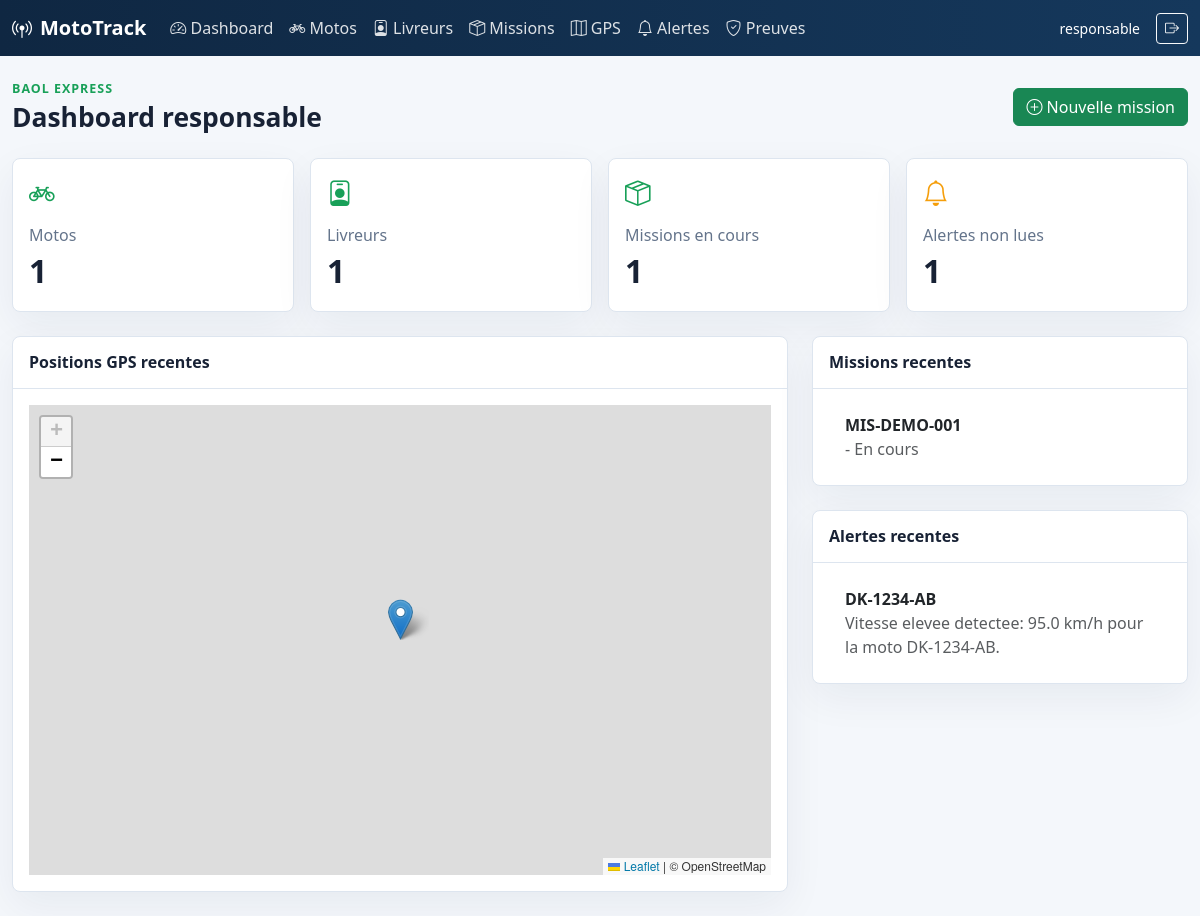
The app's page / (signed in) with its own data.
### parc/models.py (models this page shows, shortened)
class Mission(models.Model):
    STATUT_CHOICES = [
        ("planifiee", "Planifiee"),
        ("en_cours", "En cours"),
        ("terminee", "Terminee"),
        ("annulee", "Annulee"),
    ]
    reference = models.CharField(max_length=50, unique=True, blank=True)
    client_nom = models.CharField(max_length=150, default="")
    client_telephone = models.CharField(max_length=30, default="")
    adresse_livraison = models.CharField(max_length=255, default="")
    description_lieu = models.TextField(blank=True)
    description_colis = models.TextField(blank=True)
    latitude_destination = models.FloatField(blank=True, null=True)
    longitude_destination = models.FloatField(blank=True, null=True)
    otp_code = models.CharField(max_length=6, blank=True)
    livreur = models.ForeignKey(Livreur, on_delete=models.PROTECT, related_name="missions")
    moto = models.ForeignKey(Moto, on_delete=models.PROTECT, related_name="missions")
    statut = models.CharField(max_length=20, choices=STATUT_CHOICES, default="planifiee")
    date_creation = models.DateTimeField(auto_now_add=True)
    date_depart = models.DateTimeField(blank=True, null=True)
    date_fin = models.DateTimeField(blank=True, null=True)
    class Meta:
        ordering = ["-date_creation"]

class Alerte(models.Model):
    STATUT_CHOICES = [
        ("non_lue", "Non lue"),
        ("lue", "Lue"),
        ("traitee", "Traitee"),
    ]
    moto = models.ForeignKey(Moto, on_delete=models.CASCADE, related_name="alertes")
    mission = models.ForeignKey(Mission, on_delete=models.SET_NULL, blank=True, null=True, related_name="alertes")
    type_alerte = models.CharField(max_length=100)
    message = models.TextField()
    date_heure = models.DateTimeField(default=timezone.now)
    statut = models.CharField(max_length=20, choices=STATUT_CHOICES, default="non_lue")
    class Meta:
        ordering = ["-date_heure"]

class Moto(models.Model):
    ETAT_CHOICES = [
        ("disponible", "Disponible"),
        ("en_service", "En service"),
        ("maintenance", "Maintenance"),
        ("hors_service", "Hors service"),
    ]
    immatriculation = models.CharField(max_length=50, unique=True)
    marque = models.CharField(max_length=100)
    modele = models.CharField(max_length=100, blank=True)
    etat = models.CharField(max_length=20, choices=ETAT_CHOICES, default="disponible")
    class Meta:
        ordering = ["immatriculation"]
    def __str__(self):
        return self.immatriculation

### parc/views.py (the view)
# urls.py: path("", views.dashboard, name="dashboard"),
@responsable_required
def dashboard(request):
    latest_positions = get_latest_positions()
    context = {
        "motos_count": Moto.objects.count(),
        "livreurs_count": Livreur.objects.count(),
        "missions_count": Mission.objects.count(),
        "missions_en_cours_count": Mission.objects.filter(statut="en_cours").count(),
        "alertes_non_lues_count": Alerte.objects.filter(statut="non_lue").count(),
        "latest_positions_json": positions_to_map_json(latest_positions),
        "recent_missions": Mission.objects.select_related("livreur", "moto")[:5],
        "recent_alertes": Alerte.objects.select_related("moto", "mission")[:5],
    }
    return render(request, "parc/dashboard.html", context)

### parc/serializers.py (called while the page is built)
    def get_livreur(self, obj):
        affectation = obj.moto.affectations.filter(active=True).select_related("livreur").first()
        if not affectation:
            return None
        livreur = affectation.livreur
        return {
            "id": livreur.id,
            "nom_complet": f"{livreur.prenom} {livreur.nom}",
            "telephone": livreur.telephone,
        }

### parc/views.py (called while the page is built)
def responsable_required(view_func):
    @wraps(view_func)
    @login_required
    def wrapper(request, *args, **kwargs):
        if request.user.is_staff or request.user.is_superuser:
            return view_func(request, *args, **kwargs)
        if hasattr(request.user, "profil_livreur"):
            return redirect("livreur_dashboard")
        messages.error(request, "Votre compte n'a pas acces a l'espace responsable.")
        return redirect("login")
    return wrapper

def get_latest_positions():
    latest_ids = PositionGPS.objects.filter(moto=OuterRef("moto")).order_by("-date_heure").values("id")[:1]
    return (
        PositionGPS.objects.filter(id__in=Subquery(latest_ids))
        .select_related("moto")
        .prefetch_related("moto__affectations__livreur")
        .order_by("moto__immatriculation")
    )

def positions_to_map_json(positions):
    data = LatestPositionSerializer(positions, many=True).data
    return json.dumps(list(data), cls=DjangoJSONEncoder)

### templates/parc/dashboard.html (shortened to what this page needs)
{% extends "base.html" %}
{% block content %}
<div class="page-heading">
    <div>
        <p class="eyebrow">Baol Express</p>
        <h1>Dashboard responsable</h1>
    </div>
    <a class="btn btn-success" href="{% url 'mission_create' %}"><i class="bi bi-plus-circle"></i> Nouvelle mission</a>
</div>
<div class="row g-3 mb-4">
    <div class="col-md-3"><div class="stat-card"><i class="bi bi-bicycle"></i><span>Motos</span><strong>{{ motos_count }}</strong></div></div>
    <div class="col-md-3"><div class="stat-card"><i class="bi bi-person-badge"></i><span>Livreurs</span><strong>{{ livreurs_count }}</strong></div></div>
    <div class="col-md-3"><div class="stat-card"><i class="bi bi-box-seam"></i><span>Missions en cours</span><strong>{{ missions_en_cours_count }}</strong></div></div>
    <div class="col-md-3"><div class="stat-card danger"><i class="bi bi-bell"></i><span>Alertes non lues</span><strong>{{ alertes_non_lues_count }}</strong></div></div>
</div>
<div class="row g-4">
    <div class="col-xl-8">
        <div class="panel">
            <div class="panel-header"><h2>Positions GPS recentes</h2></div>
            <div id="map" class="map-large"></div>
        </div>
    </div>
    <div class="col-xl-4">
        <div class="panel mb-4">
            <div class="panel-header"><h2>Missions recentes</h2></div>
            <div class="list-group list-group-flush">
                {% for mission in recent_missions %}
                    <a class="list-group-item list-group-item-action" href="{% url 'mission_detail' mission.pk %}">
                        <strong>{{ mission.reference }}</strong><br>
                        <span class="text-muted">{{ mission.client_nom }} - {{ mission.get_statut_display }}</span>
                    </a>
                {% empty %}
                    <div class="list-group-item text-muted">Aucune mission.</div>
                {% endfor %}
            </div>
        </div>
        <div class="panel">
            <div class="panel-header"><h2>Alertes recentes</h2></div>
            <div class="list-group list-group-flush">
                {% for alerte in recent_alertes %}
                    <div class="list-group-item">
                        <strong>{{ alerte.moto }}</strong><br>
                        <span class="text-muted">{{ alerte.message }}</span>
                    </div>
                {% empty %}
                    <div class="list-group-item text-muted">Aucune alerte.</div>
                {% endfor %}
            </div>
        </div>
    </div>
</div>
{% endblock %}

### templates/base.html (shortened to what this page needs)
{% load static %}
<!doctype html>
<html lang="fr">
<head>
    <link href="https://cdn.jsdelivr.net/npm/bootstrap@5.3.3/dist/css/bootstrap.min.css" rel="stylesheet">
    <link href="https://cdn.jsdelivr.net/npm/bootstrap-icons@1.11.3/font/bootstrap-icons.css" rel="stylesheet">
    <link rel="stylesheet" href="https://unpkg.com/leaflet@1.9.4/dist/leaflet.css">
    <link rel="stylesheet" href="{% static 'css/mototrack.css' %}">
</head>
<body>
{% if user.is_authenticated %}
<nav class="navbar navbar-expand-lg app-navbar">
    <div class="container-fluid">
        <a class="navbar-brand fw-bold" href="{% url 'dashboard' %}">
            <i class="bi bi-broadcast-pin me-2"></i>MotoTrack
        </a>
        <div class="collapse navbar-collapse" id="navbarNav">
            <ul class="navbar-nav me-auto">
                {% if user.is_staff or user.is_superuser %}
                    <li class="nav-item"><a class="nav-link" href="{% url 'dashboard' %}"><i class="bi bi-speedometer2"></i> Dashboard</a></li>
                    <li class="nav-item"><a class="nav-link" href="{% url 'moto_list' %}"><i class="bi bi-bicycle"></i> Motos</a></li>
                    <li class="nav-item"><a class="nav-link" href="{% url 'livreur_list' %}"><i class="bi bi-person-badge"></i> Livreurs</a></li>
                    <li class="nav-item"><a class="nav-link" href="{% url 'mission_list' %}"><i class="bi bi-box-seam"></i> Missions</a></li>
                    <li class="nav-item"><a class="nav-link" href="{% url 'carte_gps' %}"><i class="bi bi-map"></i> GPS</a></li>
                    <li class="nav-item"><a class="nav-link" href="{% url 'alerte_list' %}"><i class="bi bi-bell"></i> Alertes</a></li>
                    <li class="nav-item"><a class="nav-link" href="{% url 'preuve_list' %}"><i class="bi bi-shield-check"></i> Preuves</a></li>
                {% else %}
                    <li class="nav-item"><a class="nav-link" href="{% url 'livreur_dashboard' %}"><i class="bi bi-phone"></i> Mes missions</a></li>
                {% endif %}
            </ul>
            <span class="navbar-text me-3 small">{{ user.username }}</span>
            <form method="post" action="{% url 'logout' %}">
                <button class="btn btn-outline-light btn-sm" type="submit"><i class="bi bi-box-arrow-right"></i></button>
            </form>
        </div>
    </div>
</nav>
{% endif %}
<main class="container-fluid app-shell py-4">
    {% block content %}{% endblock %}
</main>
</body>
</html>

### static/css/mototrack.css (style rules this page uses)
:root { --navy: #0f2742; --navy-2: #15385c; --green: #18a058; --orange: #f59e0b; --bg: #f4f7fb; --line: #dde5ef; }
body { background: var(--bg); color: #182235; }
.app-navbar { background: linear-gradient(90deg, var(--navy), var(--navy-2)); }
.app-navbar .navbar-brand, .app-navbar .nav-link, .app-navbar .navbar-text { color: #fff; }
.app-navbar .nav-link { opacity: .86; }
.app-shell { max-width: 1440px; }
.page-heading { align-items: center; display: flex; justify-content: space-between; gap: 1rem; margin-bottom: 1.5rem; }
.page-heading h1 { font-size: 1.65rem; font-weight: 800; margin: 0; }
.eyebrow { color: var(--green); font-size: .78rem; font-weight: 800; letter-spacing: .08em; margin: 0 0 .2rem; text-transform: uppercase; }
.panel, .stat-card, .login-panel { background: #fff; border: 1px solid var(--line); border-radius: 8px; box-shadow: 0 14px 40px rgba(15, 39, 66, .06); }
.panel { padding: 1rem; }
.panel-header { border-bottom: 1px solid var(--line); margin: -1rem -1rem 1rem; padding: 1rem; }
.panel-header h2 { font-size: 1rem; font-weight: 800; margin: 0; }
.stat-card { min-height: 128px; padding: 1rem; }
.stat-card i { color: var(--green); font-size: 1.6rem; }
.stat-card.danger i { color: var(--orange); }
.stat-card span { color: #64748b; display: block; margin-top: .6rem; }
.stat-card strong { display: block; font-size: 2rem; }
.map-large { height: 470px; }

### records on screen
Mission: reference "MIS-DEMO-001", statut "En cours"
Alerte: moto "DK-1234-AB", message "Vitesse elevee detectee: 95.0 km/h pour la moto DK-1234-AB."

### other values on screen
{{ user.username }} "responsable"
{{ motos_count }} "1"
{{ livreurs_count }} "1"
{{ missions_en_cours_count }} "1"
{{ alertes_non_lues_count }} "1"
